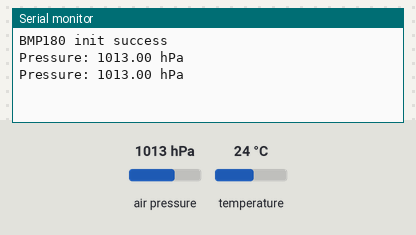
A sketch run on a simulated Arduino Uno, built with avr-gcc and run on an emulated ATmega328P. Shown: the last lines printed to the serial monitor. The inputs (shaded band) are chosen by the test bench; at power-on: air pressure 1013 hPa, temperature 24 °C.

Above: at 2.8 s.
2.9 s: air pressure set to 952 hPa
At 3.8 s:
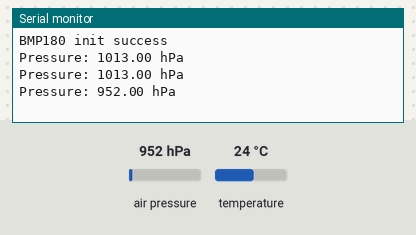
4.4 s: air pressure set to 975 hPa
At 5.9 s:
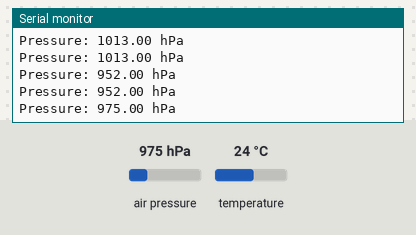
Timing chart, 0 to 7.4 s (numbered marks = the images above; inputs shaded):
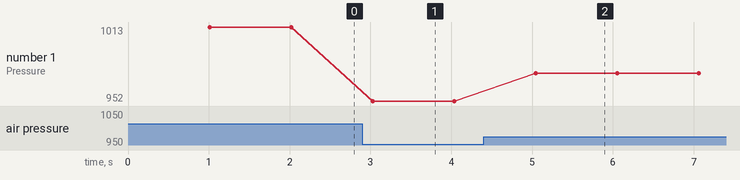

Measured:
- after the input at 2.9 s, the serial monitor: prints a new line after 0.13 s (image 1)
- after the input at 4.4 s, the serial monitor: prints a new line after 0.64 s (image 2)
- plotted number 1: 1013 → 952 after the input at 2.9 s, 952 → 975 after the input at 4.4 s

The sketch:

baroPressureMeasurementTool.ino
```cpp
#include <Wire.h>
#include <SFE_BMP180.h>

SFE_BMP180 bmp180;

int Altitude = 322; //current altitude in meters

void setup() {
  Serial.begin(9600);
  bool success = bmp180.begin();

  if (success) {
    Serial.println("BMP180 init success");
  }
}

void loop() {

  char status;
  double T, P;
  bool success = false;

  status = bmp180.startTemperature();

  if (status != 0) {
    delay(1000);
    status = bmp180.getTemperature(T);

    if (status != 0) {
      status = bmp180.startPressure(1);

      if (status != 0) {
        delay(status);
        status = bmp180.getPressure(P, T);

        if (status != 0) {
          // float comp = bmp180.sealevel(P, Altitude);

          Serial.print("Pressure: ");
          // Serial.print(comp);
          Serial.print(P);
          Serial.println(" hPa");

          // Serial.print("Temperature: ");
          // Serial.print(T);
          // Serial.println(" C");
        }
      }
    }
  }
}
```
